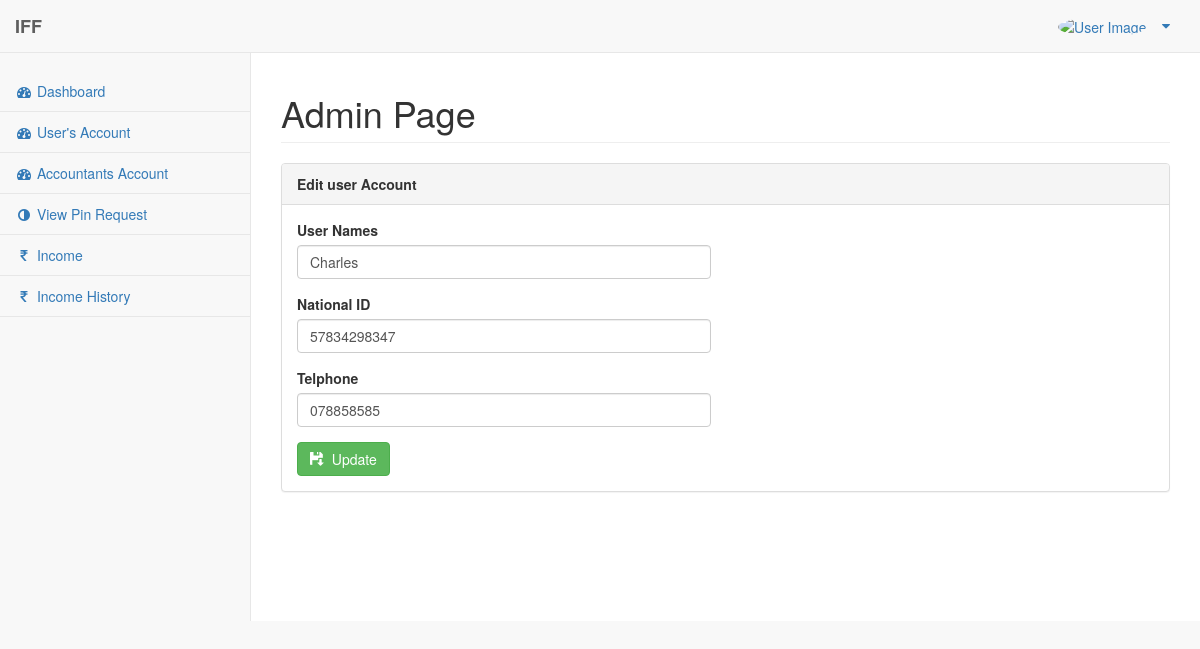
The page /admin/editform.php?edit_id=13 (signed in) on the database its author committed.
### tables this page shows
CREATE TABLE `user` (
  `id` int(11) NOT NULL,
  `userident` int(11) NOT NULL,
  `Names` varchar(50) NOT NULL,
  `NationalID` bigint(50) NOT NULL,
  `password` varchar(30) NOT NULL,
  `mobile` varchar(12) NOT NULL,
  `address` text NOT NULL,
  `under_userpin` varchar(50) DEFAULT '',
  `side` enum('left','right') NOT NULL,
  `date` date NOT NULL,
  `user_status` varchar(100) NOT NULL,
  `picture` varchar(200) NOT NULL
);

### admin/editform.php (the view, shortened to what this page needs)
<?php
    require_once('php-includes/connect.php');
    ?>
              <?php
    $result = mysqli_query($con,"SELECT * FROM user WHERE id='" . $_GET['edit_id'] . "'");
    $row= mysqli_fetch_array($result);
?>
<!DOCTYPE html>
<html lang="en">
<head>
    <link href="../vendor/bootstrap/css/bootstrap.min.css" rel="stylesheet">
    <link href="../vendor/metisMenu/metisMenu.min.css" rel="stylesheet">
    <link href="../vendor/datatables-plugins/dataTables.bootstrap.css" rel="stylesheet">
    <link href="../vendor/datatables-responsive/dataTables.responsive.css" rel="stylesheet">
    <link href="../dist/css/sb-admin-2.css" rel="stylesheet">
    <link href="../vendor/font-awesome/css/font-awesome.min.css" rel="stylesheet" type="text/css">
</head>
<body>
    <div id="wrapper">
        <?php include('php-includes/menu.php'); ?>
        <div id="page-wrapper">
            <div class="row">
                <div class="col-lg-12">
                    <h1 class="page-header">Admin Page</h1>
                </div>
            </div>
            <div class="row">
                <div class="col-lg-12">
                    <div class="panel panel-default">
                        <div class="panel-heading">
                        <b>Edit user Account</b>
                        </div>
                        <div class="panel-body">
                            <div class="row">
                                    <div class="col-lg-6">
                                        <form role="form" method="post" action="">
                                            <div class="form-group">
                                                <label>User Names</label>
                                                <input class="form-control" name="Names" value="<?php echo $row['Names']; ?>">
                                            </div>
                                            <div class="form-group">
                                                <label>National ID</label>
                                                <input class="form-control" name="nid" value="<?php echo $row['NationalID']; ?>">
                                            </div>
                                            <div class="form-group">
                                                <label>Telphone</label>
                                                <input class="form-control" name="mobile" value="<?php echo $row['mobile']; ?>">
                                            </div>
                                            <button type="submit" name="btn_save_updates" class="btn btn-success"><span class="glyphicon glyphicon-floppy-save"></span>&nbsp; Update</button>
                                        </form>
                                    </div>
                    </div>
                </div>
            </div>
        </div>
    </div>
</body>
</html>

### rows shown on the page
user: Names "Charles", nid "57834298347", mobile "078858585"
